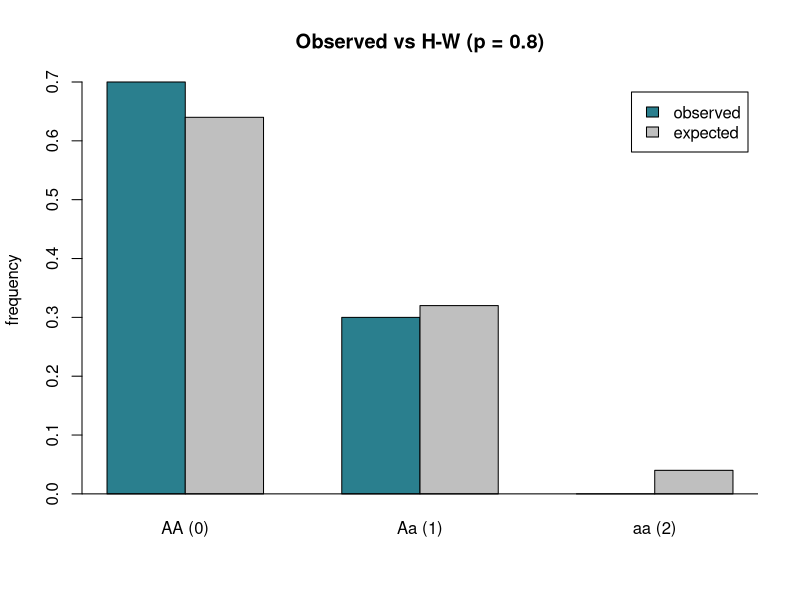
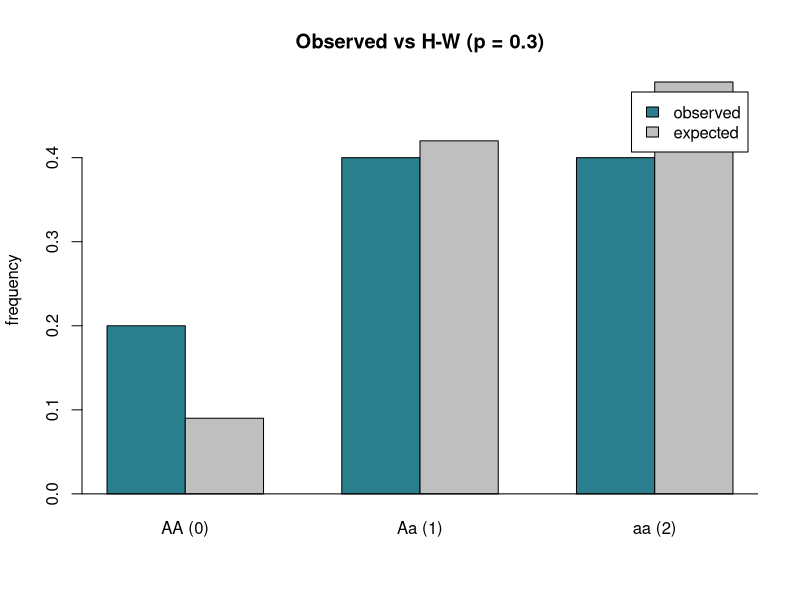
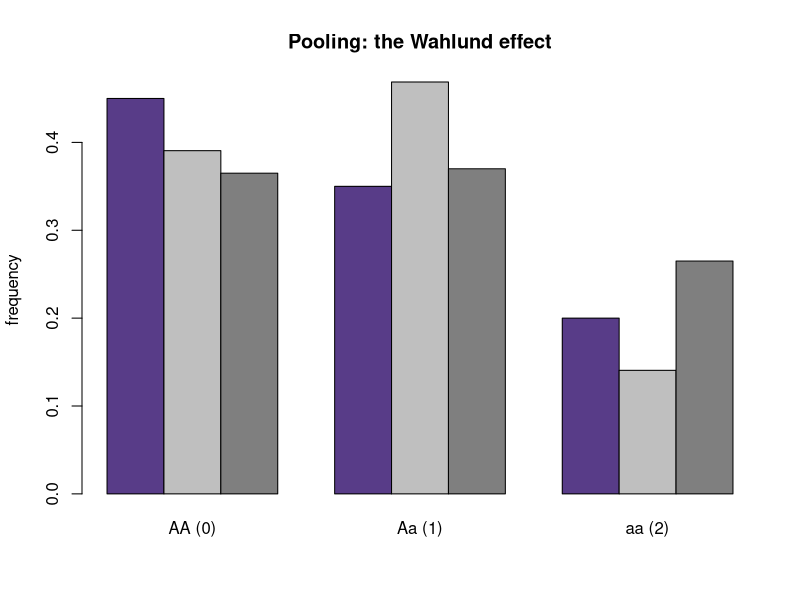
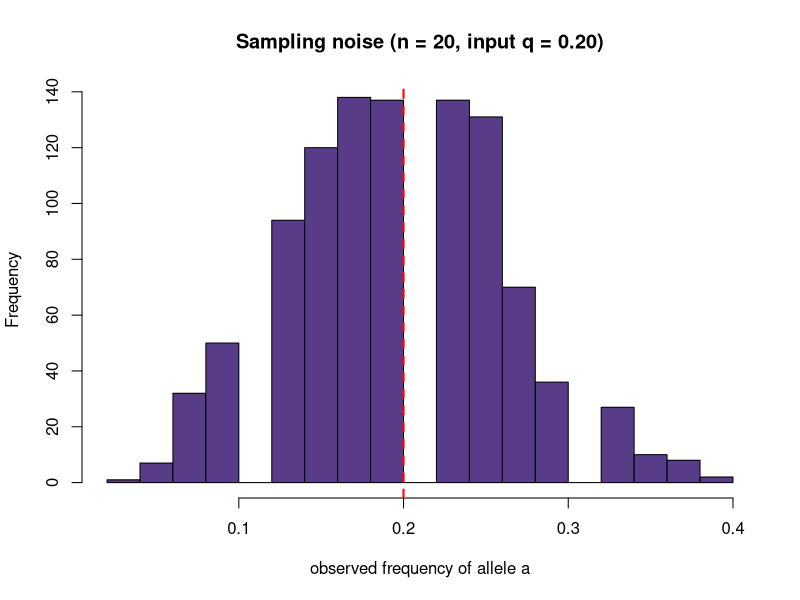
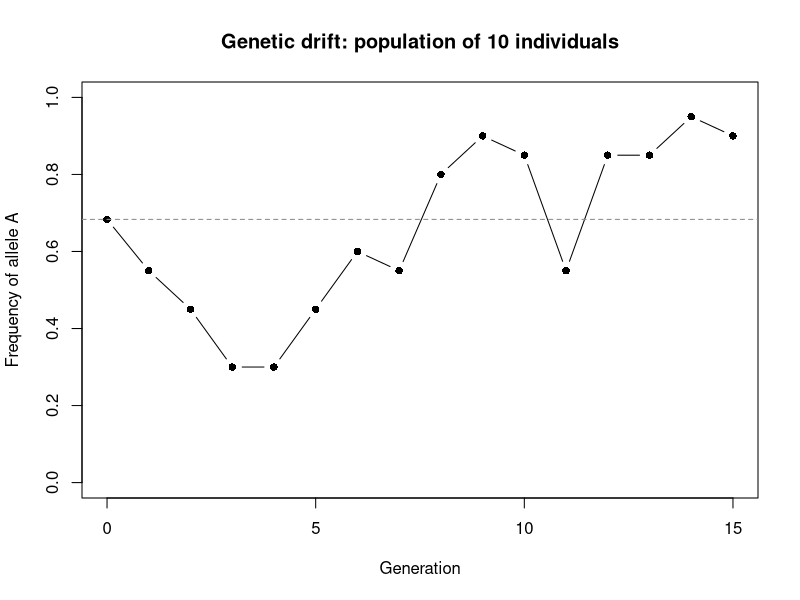
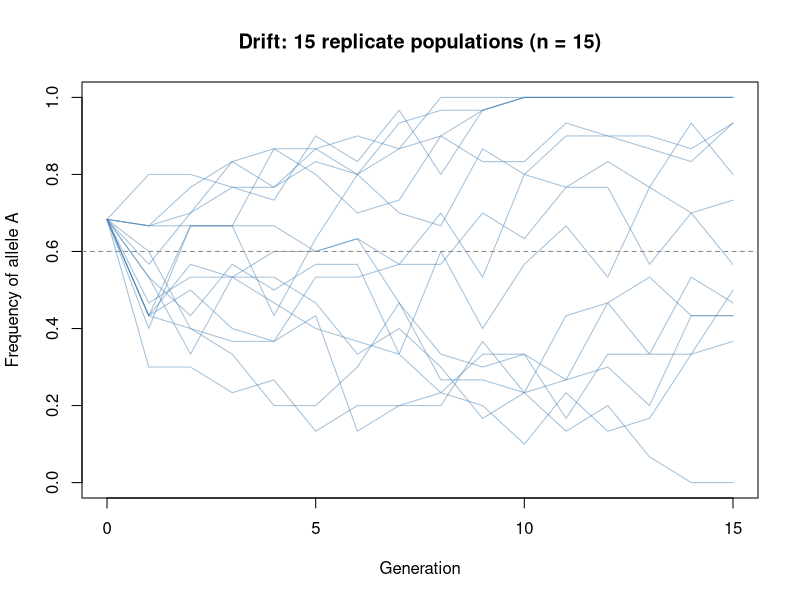
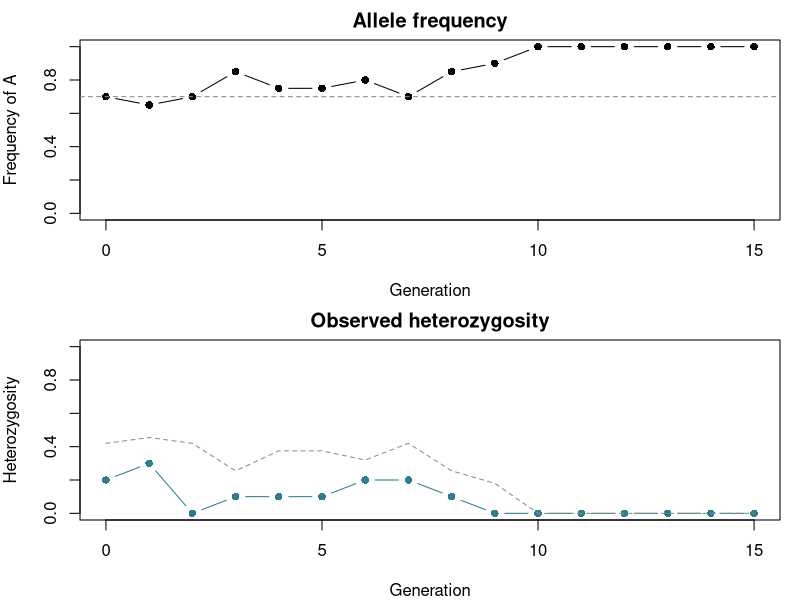
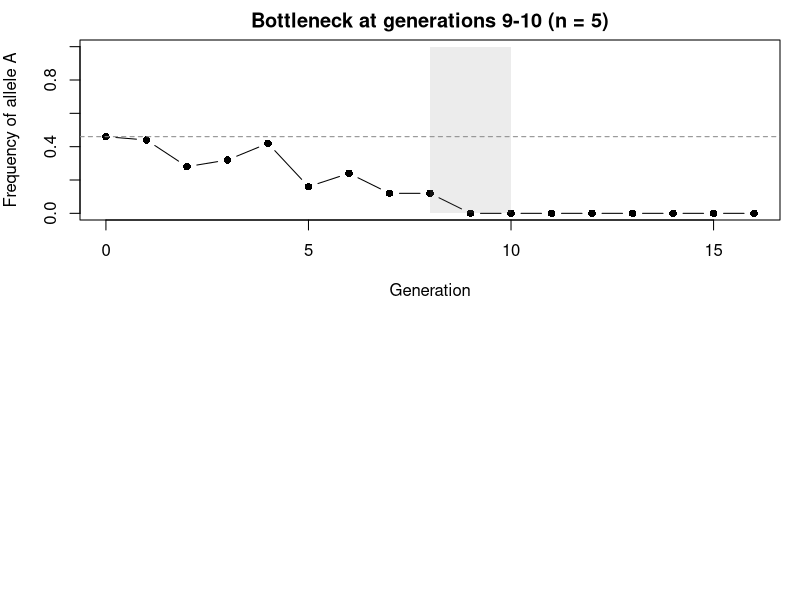

The R script that drew these images, in order:
## ---- chunk 1
# Simulate one population at one biallelic locus, then summarize it
#   n : number of individuals
#   p : frequency of allele A (0 to 1)
#
# Genotypes are coded 0/1/2:
#   0 = AA, 1 = Aa, 2 = aa
sim_popgen <- function(n, p) {


  q <- 1 - p                       # frequency of allele a


  # 1. Simulate genotypes -------------------------------------------
  #    Under Hardy-Weinberg:  AA = p^2,  Aa = 2pq,  aa = q^2
  genotype <- sample(0:2,
                     size = n,
                     replace = TRUE,
                     prob = c(p^2, 2 * p * q, q^2))


  # 2. Genotype frequencies ----------------------------------------
  geno_freq <- table(genotype) / n


  # 3. Allele frequencies --------------------------------------------
  #    Each genotype value IS an allele-a count, so sum / (2 * n)
  f_a <- sum(genotype) / (2 * n)
  f_A <- 1 - f_a


  # 4. Heterozygosities ---------------------------------------------
  Ho <- sum(genotype == 1) / n      # observed: fraction of Aa
  He <- 2 * f_A * f_a              # expected under H-W: 2pq


  # 5. Print everything -----------------------------------------------
  cat("Allele frequencies:\n")
  cat("  p(A) =", round(f_A, 3), " q(a) =", round(f_a, 3), "\n\n")


  cat("Genotype frequencies:\n")
  print(round(geno_freq, 3))


  cat("\nHeterozygosity:\n")
  cat("  Ho =", round(Ho, 3), " (observed)\n")
  cat("  He =", round(He, 3), " (expected, H-W)\n")


  # Return the results in a list so you can reuse them
  list(genotype = genotype,
       allele_freq = c(A = f_A, a = f_a),
       Ho = Ho,
       He = He)
}
## ---- chunk 2
pop_1 <- sim_popgen(n = 20, p = 0.80)   # Population 1 from Part II
pop_2 <- sim_popgen(n = 20, p = 0.30)   # Population 2


# Combine two populations
pooled <- c(pop_1$genotype, pop_2$genotype)
sum(pooled == 1) / length(pooled)      # observed Ho for the pooled data
## ---- chunk 3
# Visualize one simulated population against its H-W expectation
plot_popgen <- function(pop, p, n) {
  q <- 1 - p


  # observed genotype frequencies from the raw genotypes
  observed <- table(factor(pop$genotype, levels = 0:2)) / n


  # Hardy-Weinberg expectation from the input allele frequency
  expected <- c(p^2, 2 * p * q, q^2)


  barplot(rbind(observed, expected),
          beside  = TRUE,                       # bars side by side, not stacked
          col     = c("#2A7F8E", "grey75"),
          names.arg = c("AA (0)", "Aa (1)", "aa (2)"),
          ylab    = "frequency",
          main    = paste0("Observed vs H-W (p = ", p, ")"),
          legend  = TRUE, bty = "n")
  abline(h = 0)
}


plot_popgen(pop_1, p = 0.80, n = 20)
plot_popgen(pop_2, p = 0.30, n = 20)
## ---- chunk 4
# Pool the raw genotypes and compare against two different expectations
pooled   <- c(pop_1$genotype, pop_2$genotype)
f_a      <- sum(pooled) / (2 * length(pooled))   # pooled allele frequency
f_A      <- 1 - f_a


barplot(rbind(
    "Pooled observed"             = table(factor(pooled, levels = 0:2)) / 40,
    "H-W from pooled p"           = c(f_A^2, 2 * f_A * f_a, f_a^2),
    "Avg of pop expectations"     = (c(0.80^2, 2*.80*.20, 0.20^2) +
                                      c(0.30^2, 2*.30*.70, 0.70^2)) / 2),
    beside    = TRUE,
    col       = c("#583C88", "grey75", "grey50"),
    names.arg = c("AA (0)", "Aa (1)", "aa (2)"),
    ylab      = "frequency",
    main      = "Pooling: the Wahlund effect")
## ---- chunk 5
# Run the same simulation 1000 times and collect the observed a frequency
q_obs <- replicate(1000, {
  g <- sample(0:2, 20, replace = TRUE, prob = c(0.80^2, 2*.80*.20, 0.20^2))
  sum(g) / 40
})


hist(q_obs, breaks = 20, col = "#583C88",
     xlab  = "observed frequency of allele a",
     main  = "Sampling noise (n = 20, input q = 0.20)")
abline(v = 0.20, col = "red", lty = 2, lwd = 2)   # the input frequency
## ---- chunk 6
# Pop allele freq change over generations


# Simulate random mating and genetic drift over generations
#   data     : vector of 0/1/2 genotypes (e.g. pop_1$genotype from sim_popgen)
#   gen      : number of generations
#   pop_size : number of individuals (kept constant each generation)
pop_gen <- function(data, gen, pop_size) {


  # Convert numeric genotypes to letters: 0 = "AA", 1 = "Aa", 2 = "aa"
  # (value + 1 turns 0/1/2 into the positions 1/2/3 of the lookup vector)
  g <- c("AA", "Aa", "aa")[data + 1]


  # Storage: allele frequency of A, one row per generation
  freq <- data.frame(generation = 0:gen, p = NA)
  freq$p[1] <- 1 - sum(data) / (2 * length(data))   # starting frequency


  for (i in 1:gen) {


    # 1. Gamete pool: every individual contributes both its alleles
    pool <- c(substr(g, 1, 1),    # first allele of each genotype
              substr(g, 2, 2))   # second allele of each genotype


    # 2. Offspring: each draws two alleles at random from the pool
    g <- replicate(pop_size, # no. of times for the following fucntion to be replicated
                   paste0(sample(pool, size = 2), collapse = ""))


    # 3. Record the new allele frequency of A
    freq$p[i + 1] <- (2 * sum(g == "AA") + sum(g == "Aa")) / (2 * pop_size)
  }


  freq    # returns a data frame ready for plotting
}
## ---- chunk 7
set.seed(8765)
# Testing
pop_1 <- sim_popgen(n = 30, p = 0.60)


drift <- pop_gen(pop_1$genotype, gen = 15, pop_size = 10)


plot(drift$generation, drift$p,
     type  = "b", pch = 16, ylim = c(0, 1),
     xlab  = "Generation",
     ylab  = "Frequency of allele A",
     main  = "Genetic drift: population of 10 individuals")
abline(h = drift$p[1], lty = 2, col = "grey55")   # starting frequency
## ---- chunk 8
# Each COLUMN is one simulated population; rows are generations 0-15
sims <- replicate(15, pop_gen(pop_1$genotype, gen = 15, pop_size = 15)$p)


matplot(0:15, sims, type = "l", lty = 1,
        col  = adjustcolor("steelblue", alpha.f = 0.5),
        ylim = c(0, 1),
        xlab = "Generation", ylab = "Frequency of allele A",
        main = "Drift: 15 replicate populations (n = 15)")
abline(h = 0.60, lty = 2, col = "grey55")
## ---- chunk 9
# pop_gen with heterozygosity tracking
pop_gen_het <- function(data, gen, pop_size) {

  # Convert numeric genotypes to letters: 0 = "AA", 1 = "Aa", 2 = "aa"
  g <- c("AA", "Aa", "aa")[data + 1]

  # Storage: allele frequency AND observed heterozygosity per generation
  freq <- data.frame(generation = 0:gen, p = NA, Ho = NA)
  freq$p[1]  <- 1 - sum(data) / (2 * length(data))
  freq$Ho[1] <- sum(data == 1) / length(data)

  for (i in 1:gen) {

    # 1. Gamete pool
    pool <- c(substr(g, 1, 1), substr(g, 2, 2))

    # 2. Offspring
    g <- replicate(pop_size,
                   paste0(sample(pool, size = 2), collapse = ""))

    # 3. Record the new allele frequency AND heterozygosity
    freq$p[i + 1]  <- (2 * sum(g == "AA") + sum(g == "Aa")) / (2 * pop_size)
    freq$Ho[i + 1] <- sum(g == "Aa") / pop_size # additional line within the loop to address Ho
  }

  freq
}


set.seed(42)
pop_1 <- sim_popgen(n = 10, p = 0.60)
drift <- pop_gen_het(pop_1$genotype, gen = 15, pop_size = 10)

par(mfrow = c(2, 1), mar = c(4, 4, 2, 1))

plot(drift$generation, drift$p, type = "b", pch = 16, ylim = c(0, 1),
     xlab = "Generation", ylab = "Frequency of A",
     main = "Allele frequency")
abline(h = drift$p[1], lty = 2, col = "grey55")

plot(drift$generation, drift$Ho, type = "b", pch = 16, ylim = c(0, 1),
     col = "#2A7F8E",
     xlab = "Generation", ylab = "Heterozygosity",
     main = "Observed heterozygosity")
lines(drift$generation, 2 * drift$p * (1 - drift$p),   # He = 2pq
      lty = 2, col = "grey55")
## ---- chunk 10
# pop_gen with a population size that can change every generation
#   sizes: vector of population sizes, one entry PER GENERATION
pop_gen_sizes <- function(data, sizes) {

  gen <- length(sizes)
  g   <- c("AA", "Aa", "aa")[data + 1]

  freq <- data.frame(generation = 0:gen, p = NA)
  freq$p[1] <- 1 - sum(data) / (2 * length(data))

  for (i in 1:gen) {

    N <- sizes[i]    # population size THIS generation (bottleneck if small)

    pool <- c(substr(g, 1, 1), substr(g, 2, 2))
    g <- replicate(N, paste0(sample(pool, size = 2), collapse = ""))

    freq$p[i + 1] <- (2 * sum(g == "AA") + sum(g == "Aa")) / (2 * N)
  }

  freq
}
## ---- chunk 11
sizes <- c(rep(25, 8), 5, 5, rep(25, 6))

set.seed(7)
pop_1 <- sim_popgen(n = 25, p = 0.60)
drift <- pop_gen_sizes(pop_1$genotype, sizes)

plot(drift$generation, drift$p, type = "b", pch = 16, ylim = c(0, 1),
     xlab = "Generation", ylab = "Frequency of allele A",
     main = "Bottleneck at generations 9-10 (n = 5)")
rect(8, 0, 10, 1, col = adjustcolor("grey50", alpha.f = 0.15), border = NA)
abline(h = drift$p[1], lty = 2, col = "grey55")
